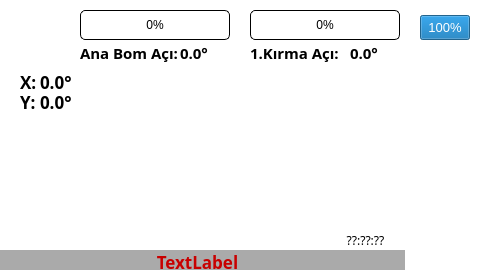
<?xml version="1.0" encoding="UTF-8"?>
<ui version="4.0">
 <class>tek_kirma</class>
 <widget class="QWidget" name="tek_kirma">
  <property name="geometry">
   <rect>
    <x>0</x>
    <y>0</y>
    <width>480</width>
    <height>272</height>
   </rect>
  </property>
  <property name="windowTitle">
   <string>Form</string>
  </property>
  <widget class="QLabel" name="Background">
   <property name="geometry">
    <rect>
     <x>0</x>
     <y>0</y>
     <width>480</width>
     <height>272</height>
    </rect>
   </property>
   <property name="styleSheet">
    <string notr="true">background:white;</string>
   </property>
   <property name="text">
    <string/>
   </property>
  </widget>
  <widget class="QLabel" name="tek_kirma_image">
   <property name="geometry">
    <rect>
     <x>60</x>
     <y>75</y>
     <width>320</width>
     <height>160</height>
    </rect>
   </property>
   <property name="styleSheet">
    <string notr="true">image: url(:/Images/tek_kirma.png);</string>
   </property>
   <property name="text">
    <string/>
   </property>
   <property name="alignment">
    <set>Qt::AlignCenter</set>
   </property>
  </widget>
  <widget class="QLabel" name="ArrowWinchUp_1">
   <property name="geometry">
    <rect>
     <x>370</x>
     <y>150</y>
     <width>30</width>
     <height>30</height>
    </rect>
   </property>
   <property name="text">
    <string/>
   </property>
   <property name="pixmap">
    <pixmap resource="images.qrc">:/Images/gri_yukari.png</pixmap>
   </property>
  </widget>
  <widget class="QLabel" name="ArrowWinchUp_0">
   <property name="geometry">
    <rect>
     <x>370</x>
     <y>150</y>
     <width>30</width>
     <height>30</height>
    </rect>
   </property>
   <property name="text">
    <string/>
   </property>
   <property name="pixmap">
    <pixmap resource="images.qrc">:/Images/yesil_yukari.png</pixmap>
   </property>
  </widget>
  <widget class="QLabel" name="ArrowWinchUp_2">
   <property name="geometry">
    <rect>
     <x>370</x>
     <y>150</y>
     <width>30</width>
     <height>30</height>
    </rect>
   </property>
   <property name="text">
    <string/>
   </property>
   <property name="pixmap">
    <pixmap resource="images.qrc">:/Images/kirmizi_yukari.png</pixmap>
   </property>
  </widget>
  <widget class="QLabel" name="ArrowWinchDown_1">
   <property name="geometry">
    <rect>
     <x>370</x>
     <y>190</y>
     <width>30</width>
     <height>30</height>
    </rect>
   </property>
   <property name="text">
    <string/>
   </property>
   <property name="pixmap">
    <pixmap resource="images.qrc">:/Images/gri_asagi.png</pixmap>
   </property>
  </widget>
  <widget class="QLabel" name="ArrowWinchDown_0">
   <property name="geometry">
    <rect>
     <x>370</x>
     <y>190</y>
     <width>30</width>
     <height>30</height>
    </rect>
   </property>
   <property name="text">
    <string/>
   </property>
   <property name="pixmap">
    <pixmap resource="images.qrc">:/Images/yesil_asagi.png</pixmap>
   </property>
  </widget>
  <widget class="QLabel" name="ArrowWinchDown_2">
   <property name="geometry">
    <rect>
     <x>370</x>
     <y>190</y>
     <width>30</width>
     <height>30</height>
    </rect>
   </property>
   <property name="text">
    <string/>
   </property>
   <property name="pixmap">
    <pixmap resource="images.qrc">:/Images/kirmizi_asagi.png</pixmap>
   </property>
  </widget>
  <widget class="QLabel" name="ArrowFirstBoomUp_1">
   <property name="geometry">
    <rect>
     <x>265</x>
     <y>160</y>
     <width>30</width>
     <height>30</height>
    </rect>
   </property>
   <property name="text">
    <string/>
   </property>
   <property name="pixmap">
    <pixmap resource="images.qrc">:/Images/gri_yukari.png</pixmap>
   </property>
  </widget>
  <widget class="QLabel" name="ArrowFirstBoomUp_0">
   <property name="geometry">
    <rect>
     <x>265</x>
     <y>160</y>
     <width>30</width>
     <height>30</height>
    </rect>
   </property>
   <property name="text">
    <string/>
   </property>
   <property name="pixmap">
    <pixmap resource="images.qrc">:/Images/yesil_yukari.png</pixmap>
   </property>
  </widget>
  <widget class="QLabel" name="ArrowFirstBoomUp_2">
   <property name="geometry">
    <rect>
     <x>265</x>
     <y>160</y>
     <width>30</width>
     <height>30</height>
    </rect>
   </property>
   <property name="text">
    <string/>
   </property>
   <property name="pixmap">
    <pixmap resource="images.qrc">:/Images/kirmizi_yukari.png</pixmap>
   </property>
  </widget>
  <widget class="QLabel" name="ArrowFirstBoomDown_1">
   <property name="geometry">
    <rect>
     <x>265</x>
     <y>200</y>
     <width>30</width>
     <height>30</height>
    </rect>
   </property>
   <property name="text">
    <string/>
   </property>
   <property name="pixmap">
    <pixmap resource="images.qrc">:/Images/gri_asagi.png</pixmap>
   </property>
  </widget>
  <widget class="QLabel" name="ArrowFirstBoomDown_0">
   <property name="geometry">
    <rect>
     <x>265</x>
     <y>200</y>
     <width>30</width>
     <height>30</height>
    </rect>
   </property>
   <property name="text">
    <string/>
   </property>
   <property name="pixmap">
    <pixmap resource="images.qrc">:/Images/yesil_asagi.png</pixmap>
   </property>
  </widget>
  <widget class="QLabel" name="ArrowFirstBoomDown_2">
   <property name="geometry">
    <rect>
     <x>265</x>
     <y>200</y>
     <width>30</width>
     <height>30</height>
    </rect>
   </property>
   <property name="text">
    <string/>
   </property>
   <property name="pixmap">
    <pixmap resource="images.qrc">:/Images/kirmizi_asagi.png</pixmap>
   </property>
  </widget>
  <widget class="QLabel" name="ArrowFirstTelescopeIn_1">
   <property name="geometry">
    <rect>
     <x>230</x>
     <y>180</y>
     <width>30</width>
     <height>30</height>
    </rect>
   </property>
   <property name="text">
    <string/>
   </property>
   <property name="pixmap">
    <pixmap resource="images.qrc">:/Images/gri_sol.png</pixmap>
   </property>
  </widget>
  <widget class="QLabel" name="ArrowFirstTelescopeIn_0">
   <property name="geometry">
    <rect>
     <x>230</x>
     <y>180</y>
     <width>30</width>
     <height>30</height>
    </rect>
   </property>
   <property name="text">
    <string/>
   </property>
   <property name="pixmap">
    <pixmap resource="images.qrc">:/Images/yesil_sol.png</pixmap>
   </property>
  </widget>
  <widget class="QLabel" name="ArrowFirstTelescopeIn_2">
   <property name="geometry">
    <rect>
     <x>230</x>
     <y>180</y>
     <width>30</width>
     <height>30</height>
    </rect>
   </property>
   <property name="text">
    <string/>
   </property>
   <property name="pixmap">
    <pixmap resource="images.qrc">:/Images/kirmizi_sol.png</pixmap>
   </property>
  </widget>
  <widget class="QLabel" name="ArrowFirstTelescopeOut_1">
   <property name="geometry">
    <rect>
     <x>300</x>
     <y>180</y>
     <width>30</width>
     <height>30</height>
    </rect>
   </property>
   <property name="text">
    <string/>
   </property>
   <property name="pixmap">
    <pixmap resource="images.qrc">:/Images/gri_sag.png</pixmap>
   </property>
  </widget>
  <widget class="QLabel" name="ArrowFirstTelescopeOut_0">
   <property name="geometry">
    <rect>
     <x>300</x>
     <y>180</y>
     <width>30</width>
     <height>30</height>
    </rect>
   </property>
   <property name="text">
    <string/>
   </property>
   <property name="pixmap">
    <pixmap resource="images.qrc">:/Images/yesil_sag.png</pixmap>
   </property>
  </widget>
  <widget class="QLabel" name="ArrowFirstTelescopeOut_2">
   <property name="geometry">
    <rect>
     <x>300</x>
     <y>180</y>
     <width>30</width>
     <height>30</height>
    </rect>
   </property>
   <property name="text">
    <string/>
   </property>
   <property name="pixmap">
    <pixmap resource="images.qrc">:/Images/kirmizi_sag.png</pixmap>
   </property>
  </widget>
  <widget class="QLabel" name="ArrowMainBoomUp_1">
   <property name="geometry">
    <rect>
     <x>30</x>
     <y>130</y>
     <width>30</width>
     <height>30</height>
    </rect>
   </property>
   <property name="text">
    <string/>
   </property>
   <property name="pixmap">
    <pixmap resource="images.qrc">:/Images/gri_yukari.png</pixmap>
   </property>
  </widget>
  <widget class="QLabel" name="ArrowMainBoomUp_0">
   <property name="geometry">
    <rect>
     <x>30</x>
     <y>130</y>
     <width>30</width>
     <height>30</height>
    </rect>
   </property>
   <property name="text">
    <string/>
   </property>
   <property name="pixmap">
    <pixmap resource="images.qrc">:/Images/yesil_yukari.png</pixmap>
   </property>
  </widget>
  <widget class="QLabel" name="ArrowMainBoomUp_2">
   <property name="geometry">
    <rect>
     <x>30</x>
     <y>130</y>
     <width>30</width>
     <height>30</height>
    </rect>
   </property>
   <property name="text">
    <string/>
   </property>
   <property name="pixmap">
    <pixmap resource="images.qrc">:/Images/kirmizi_yukari.png</pixmap>
   </property>
  </widget>
  <widget class="QLabel" name="ArrowMainBoomDown_1">
   <property name="geometry">
    <rect>
     <x>30</x>
     <y>170</y>
     <width>30</width>
     <height>30</height>
    </rect>
   </property>
   <property name="text">
    <string/>
   </property>
   <property name="pixmap">
    <pixmap resource="images.qrc">:/Images/gri_asagi.png</pixmap>
   </property>
  </widget>
  <widget class="QLabel" name="ArrowMainBoomDown_0">
   <property name="geometry">
    <rect>
     <x>30</x>
     <y>170</y>
     <width>30</width>
     <height>30</height>
    </rect>
   </property>
   <property name="text">
    <string/>
   </property>
   <property name="pixmap">
    <pixmap resource="images.qrc">:/Images/yesil_asagi.png</pixmap>
   </property>
  </widget>
  <widget class="QLabel" name="ArrowMainBoomDown_2">
   <property name="geometry">
    <rect>
     <x>30</x>
     <y>170</y>
     <width>30</width>
     <height>30</height>
    </rect>
   </property>
   <property name="text">
    <string/>
   </property>
   <property name="pixmap">
    <pixmap resource="images.qrc">:/Images/kirmizi_asagi.png</pixmap>
   </property>
  </widget>
  <widget class="QLabel" name="ArrowRotationLeft_1">
   <property name="geometry">
    <rect>
     <x>30</x>
     <y>198</y>
     <width>60</width>
     <height>60</height>
    </rect>
   </property>
   <property name="text">
    <string/>
   </property>
   <property name="pixmap">
    <pixmap resource="images.qrc">:/Images/yay_gri_sol.png</pixmap>
   </property>
  </widget>
  <widget class="QLabel" name="ArrowRotationLeft_0">
   <property name="geometry">
    <rect>
     <x>30</x>
     <y>198</y>
     <width>60</width>
     <height>60</height>
    </rect>
   </property>
   <property name="text">
    <string/>
   </property>
   <property name="pixmap">
    <pixmap resource="images.qrc">:/Images/yay_yesil_sol.png</pixmap>
   </property>
  </widget>
  <widget class="QLabel" name="ArrowRotationLeft_2">
   <property name="geometry">
    <rect>
     <x>30</x>
     <y>198</y>
     <width>60</width>
     <height>60</height>
    </rect>
   </property>
   <property name="text">
    <string/>
   </property>
   <property name="pixmap">
    <pixmap resource="images.qrc">:/Images/yay_kirmizi_sol.png</pixmap>
   </property>
  </widget>
  <widget class="QLabel" name="ArrowRotationRight_1">
   <property name="geometry">
    <rect>
     <x>160</x>
     <y>197</y>
     <width>60</width>
     <height>60</height>
    </rect>
   </property>
   <property name="text">
    <string/>
   </property>
   <property name="pixmap">
    <pixmap resource="images.qrc">:/Images/yay_gri_sag.png</pixmap>
   </property>
  </widget>
  <widget class="QLabel" name="ArrowRotationRight_0">
   <property name="geometry">
    <rect>
     <x>160</x>
     <y>197</y>
     <width>60</width>
     <height>60</height>
    </rect>
   </property>
   <property name="text">
    <string/>
   </property>
   <property name="pixmap">
    <pixmap resource="images.qrc">:/Images/yay_yesil_sag.png</pixmap>
   </property>
  </widget>
  <widget class="QLabel" name="ArrowRotationRight_2">
   <property name="geometry">
    <rect>
     <x>160</x>
     <y>197</y>
     <width>60</width>
     <height>60</height>
    </rect>
   </property>
   <property name="text">
    <string/>
   </property>
   <property name="pixmap">
    <pixmap resource="images.qrc">:/Images/yay_kirmizi_sag.png</pixmap>
   </property>
  </widget>
  <widget class="QProgressBar" name="P1BarGraph">
   <property name="geometry">
    <rect>
     <x>80</x>
     <y>10</y>
     <width>150</width>
     <height>30</height>
    </rect>
   </property>
   <property name="styleSheet">
    <string notr="true">QProgressBar{
border: 1px solid black;
border-radius: 5px;
padding: 1px;
}

QProgressBar::chunk{
background-color:qlineargradient(spread:pad,x1:0,y1:0,x2:0,y2:1,stop:0.334928 rgba(152,255,151,255), stop:0.47619 rgba(0,255,0,255), stop: 0.82381 rgba(0,197,0,255));
border-radius: 5px;
}
</string>
   </property>
   <property name="value">
    <number>0</number>
   </property>
   <property name="alignment">
    <set>Qt::AlignCenter</set>
   </property>
  </widget>
  <widget class="QProgressBar" name="P2BarGraph">
   <property name="geometry">
    <rect>
     <x>250</x>
     <y>10</y>
     <width>150</width>
     <height>30</height>
    </rect>
   </property>
   <property name="styleSheet">
    <string notr="true">QProgressBar{
border: 1px solid black;
border-radius: 5px;
padding: 1px;
}

QProgressBar::chunk{
background-color:qlineargradient(spread:pad,x1:0,y1:0,x2:0,y2:1,stop:0.334928 rgba(152,255,151,255), stop:0.47619 rgba(0,255,0,255), stop: 0.82381 rgba(0,197,0,255));
border-radius: 5px;
}
</string>
   </property>
   <property name="maximum">
    <number>100</number>
   </property>
   <property name="value">
    <number>0</number>
   </property>
   <property name="alignment">
    <set>Qt::AlignCenter</set>
   </property>
  </widget>
  <widget class="QLabel" name="Acikirma1">
   <property name="geometry">
    <rect>
     <x>250</x>
     <y>42</y>
     <width>101</width>
     <height>21</height>
    </rect>
   </property>
   <property name="font">
    <font>
     <family>Ubuntu Mono</family>
     <pointsize>11</pointsize>
     <weight>75</weight>
     <bold>true</bold>
    </font>
   </property>
   <property name="text">
    <string>&lt;html&gt;&lt;head/&gt;&lt;body&gt;&lt;p&gt;&lt;span style=&quot; color:#000000;&quot;&gt;1.Kırma Açı:&lt;/span&gt;&lt;/p&gt;&lt;/body&gt;&lt;/html&gt;</string>
   </property>
  </widget>
  <widget class="QLabel" name="Acikirma1_deger">
   <property name="geometry">
    <rect>
     <x>350</x>
     <y>42</y>
     <width>61</width>
     <height>21</height>
    </rect>
   </property>
   <property name="font">
    <font>
     <family>Ubuntu Mono</family>
     <pointsize>11</pointsize>
     <weight>75</weight>
     <bold>true</bold>
    </font>
   </property>
   <property name="text">
    <string>&lt;html&gt;&lt;head/&gt;&lt;body&gt;&lt;p&gt;&lt;span style=&quot; color:#000000;&quot;&gt;0.0°&lt;/span&gt;&lt;/p&gt;&lt;/body&gt;&lt;/html&gt;</string>
   </property>
  </widget>
  <widget class="QLabel" name="P2Bar">
   <property name="geometry">
    <rect>
     <x>180</x>
     <y>250</y>
     <width>41</width>
     <height>21</height>
    </rect>
   </property>
   <property name="font">
    <font>
     <family>Ubuntu Mono</family>
     <pointsize>13</pointsize>
     <weight>75</weight>
     <bold>true</bold>
    </font>
   </property>
   <property name="text">
    <string>&lt;html&gt;&lt;head/&gt;&lt;body&gt;&lt;p&gt;&lt;span style=&quot; color:#000000;&quot;&gt;P2:&lt;/span&gt;&lt;/p&gt;&lt;/body&gt;&lt;/html&gt;</string>
   </property>
  </widget>
  <widget class="QLabel" name="P2BarDeger">
   <property name="geometry">
    <rect>
     <x>210</x>
     <y>250</y>
     <width>81</width>
     <height>21</height>
    </rect>
   </property>
   <property name="font">
    <font>
     <family>Ubuntu Mono</family>
     <pointsize>13</pointsize>
     <weight>50</weight>
     <bold>false</bold>
    </font>
   </property>
   <property name="text">
    <string>&lt;html&gt;&lt;head/&gt;&lt;body&gt;&lt;p&gt;&lt;span style=&quot; color:#000000;&quot;&gt;0 Bar&lt;/span&gt;&lt;/p&gt;&lt;/body&gt;&lt;/html&gt;</string>
   </property>
  </widget>
  <widget class="QLabel" name="P1BarDeger">
   <property name="geometry">
    <rect>
     <x>60</x>
     <y>250</y>
     <width>81</width>
     <height>21</height>
    </rect>
   </property>
   <property name="font">
    <font>
     <family>Ubuntu Mono</family>
     <pointsize>13</pointsize>
     <weight>50</weight>
     <bold>false</bold>
    </font>
   </property>
   <property name="text">
    <string>&lt;html&gt;&lt;head/&gt;&lt;body&gt;&lt;p&gt;&lt;span style=&quot; color:#000000;&quot;&gt;0 Bar&lt;/span&gt;&lt;/p&gt;&lt;/body&gt;&lt;/html&gt;</string>
   </property>
  </widget>
  <widget class="QLabel" name="P1Bar">
   <property name="geometry">
    <rect>
     <x>30</x>
     <y>250</y>
     <width>41</width>
     <height>21</height>
    </rect>
   </property>
   <property name="font">
    <font>
     <family>Ubuntu Mono</family>
     <pointsize>13</pointsize>
     <weight>75</weight>
     <bold>true</bold>
    </font>
   </property>
   <property name="text">
    <string>&lt;html&gt;&lt;head/&gt;&lt;body&gt;&lt;p&gt;&lt;span style=&quot; color:#000000;&quot;&gt;P1:&lt;/span&gt;&lt;/p&gt;&lt;/body&gt;&lt;/html&gt;</string>
   </property>
  </widget>
  <widget class="QLabel" name="mesaj">
   <property name="geometry">
    <rect>
     <x>-10</x>
     <y>250</y>
     <width>415</width>
     <height>20</height>
    </rect>
   </property>
   <property name="font">
    <font>
     <family>Ubuntu Mono</family>
     <pointsize>13</pointsize>
     <weight>75</weight>
     <bold>true</bold>
    </font>
   </property>
   <property name="styleSheet">
    <string notr="true">background-color: rgb(170, 170, 170);</string>
   </property>
   <property name="text">
    <string>&lt;html&gt;&lt;head/&gt;&lt;body&gt;&lt;p&gt;&lt;span style=&quot; color:#c80000;&quot;&gt;TextLabel&lt;/span&gt;&lt;/p&gt;&lt;/body&gt;&lt;/html&gt;</string>
   </property>
   <property name="alignment">
    <set>Qt::AlignCenter</set>
   </property>
  </widget>
  <widget class="QLabel" name="l_SSID">
   <property name="geometry">
    <rect>
     <x>240</x>
     <y>67</y>
     <width>161</width>
     <height>20</height>
    </rect>
   </property>
   <property name="font">
    <font>
     <family>DejaVu Sans Mono</family>
     <weight>75</weight>
     <bold>true</bold>
    </font>
   </property>
   <property name="text">
    <string/>
   </property>
   <property name="alignment">
    <set>Qt::AlignCenter</set>
   </property>
  </widget>
  <widget class="QLabel" name="label">
   <property name="geometry">
    <rect>
     <x>380</x>
     <y>70</y>
     <width>91</width>
     <height>61</height>
    </rect>
   </property>
   <property name="styleSheet">
    <string notr="true">image: url(:/Images/DEVSAN_logo_120x60.png);</string>
   </property>
   <property name="text">
    <string/>
   </property>
  </widget>
  <widget class="QLabel" name="Bypass_1">
   <property name="geometry">
    <rect>
     <x>412</x>
     <y>204</y>
     <width>68</width>
     <height>68</height>
    </rect>
   </property>
   <property name="text">
    <string/>
   </property>
   <property name="pixmap">
    <pixmap resource="images.qrc">:/Images/Bypass_Yesil.png</pixmap>
   </property>
  </widget>
  <widget class="QLabel" name="Bypass_0">
   <property name="geometry">
    <rect>
     <x>412</x>
     <y>204</y>
     <width>68</width>
     <height>68</height>
    </rect>
   </property>
   <property name="text">
    <string/>
   </property>
   <property name="pixmap">
    <pixmap resource="images.qrc">:/Images/Bypass_Kirmizi.png</pixmap>
   </property>
  </widget>
  <widget class="QLabel" name="MainboomAciValue">
   <property name="geometry">
    <rect>
     <x>180</x>
     <y>42</y>
     <width>61</width>
     <height>21</height>
    </rect>
   </property>
   <property name="font">
    <font>
     <family>Ubuntu Mono</family>
     <pointsize>11</pointsize>
     <weight>75</weight>
     <bold>true</bold>
    </font>
   </property>
   <property name="styleSheet">
    <string notr="true"/>
   </property>
   <property name="text">
    <string>&lt;html&gt;&lt;head/&gt;&lt;body&gt;&lt;p&gt;&lt;span style=&quot; color:#000000;&quot;&gt;0.0°&lt;/span&gt;&lt;/p&gt;&lt;/body&gt;&lt;/html&gt;</string>
   </property>
  </widget>
  <widget class="QLabel" name="MainBoomAci">
   <property name="geometry">
    <rect>
     <x>80</x>
     <y>42</y>
     <width>101</width>
     <height>21</height>
    </rect>
   </property>
   <property name="font">
    <font>
     <family>Ubuntu Mono</family>
     <pointsize>11</pointsize>
     <weight>75</weight>
     <bold>true</bold>
    </font>
   </property>
   <property name="text">
    <string>&lt;html&gt;&lt;head/&gt;&lt;body&gt;&lt;p&gt;&lt;span style=&quot; color:#000000;&quot;&gt;Ana Bom Açı:&lt;/span&gt;&lt;/p&gt;&lt;/body&gt;&lt;/html&gt;</string>
   </property>
  </widget>
  <widget class="QLabel" name="label_2">
   <property name="geometry">
    <rect>
     <x>3</x>
     <y>0</y>
     <width>61</width>
     <height>61</height>
    </rect>
   </property>
   <property name="styleSheet">
    <string notr="true"/>
   </property>
   <property name="text">
    <string/>
   </property>
   <property name="pixmap">
    <pixmap resource="images.qrc">:/Images/video_camera.png</pixmap>
   </property>
  </widget>
  <widget class="QProgressBar" name="progressBarBatarya">
   <property name="geometry">
    <rect>
     <x>420</x>
     <y>15</y>
     <width>50</width>
     <height>25</height>
    </rect>
   </property>
   <property name="font">
    <font>
     <pointsize>10</pointsize>
    </font>
   </property>
   <property name="value">
    <number>100</number>
   </property>
  </widget>
  <widget class="QLabel" name="AyarlarPage">
   <property name="geometry">
    <rect>
     <x>420</x>
     <y>150</y>
     <width>54</width>
     <height>54</height>
    </rect>
   </property>
   <property name="font">
    <font>
     <weight>75</weight>
     <bold>true</bold>
    </font>
   </property>
   <property name="styleSheet">
    <string notr="true">background-image: url(:/Images/settings_icon.png);</string>
   </property>
   <property name="text">
    <string/>
   </property>
   <property name="alignment">
    <set>Qt::AlignCenter</set>
   </property>
   <property name="wordWrap">
    <bool>true</bool>
   </property>
  </widget>
  <widget class="QLabel" name="labelSaat">
   <property name="geometry">
    <rect>
     <x>320</x>
     <y>230</y>
     <width>91</width>
     <height>21</height>
    </rect>
   </property>
   <property name="font">
    <font>
     <family>Ubuntu Mono</family>
    </font>
   </property>
   <property name="styleSheet">
    <string notr="true">color:black;</string>
   </property>
   <property name="text">
    <string>??:??:??</string>
   </property>
   <property name="alignment">
    <set>Qt::AlignCenter</set>
   </property>
  </widget>
  <widget class="QLabel" name="labelTarih">
   <property name="geometry">
    <rect>
     <x>320</x>
     <y>250</y>
     <width>91</width>
     <height>21</height>
    </rect>
   </property>
   <property name="font">
    <font>
     <family>Ubuntu Mono</family>
    </font>
   </property>
   <property name="styleSheet">
    <string notr="true">color:black;</string>
   </property>
   <property name="text">
    <string>??.??.??</string>
   </property>
   <property name="alignment">
    <set>Qt::AlignCenter</set>
   </property>
  </widget>
  <widget class="QLabel" name="x_ui">
   <property name="geometry">
    <rect>
     <x>20</x>
     <y>70</y>
     <width>31</width>
     <height>20</height>
    </rect>
   </property>
   <property name="font">
    <font>
     <family>Ubuntu Mono</family>
     <pointsize>13</pointsize>
     <weight>75</weight>
     <bold>true</bold>
    </font>
   </property>
   <property name="text">
    <string>&lt;html&gt;&lt;head/&gt;&lt;body&gt;&lt;p&gt;&lt;span style=&quot; color:#000000;&quot;&gt;X:&lt;/span&gt;&lt;/p&gt;&lt;/body&gt;&lt;/html&gt;</string>
   </property>
  </widget>
  <widget class="QLabel" name="y_ui">
   <property name="geometry">
    <rect>
     <x>20</x>
     <y>90</y>
     <width>31</width>
     <height>20</height>
    </rect>
   </property>
   <property name="font">
    <font>
     <family>Ubuntu Mono</family>
     <pointsize>13</pointsize>
     <weight>75</weight>
     <bold>true</bold>
    </font>
   </property>
   <property name="text">
    <string>&lt;html&gt;&lt;head/&gt;&lt;body&gt;&lt;p&gt;&lt;span style=&quot; color:#000000;&quot;&gt;Y:&lt;/span&gt;&lt;/p&gt;&lt;/body&gt;&lt;/html&gt;</string>
   </property>
  </widget>
  <widget class="QLabel" name="X_Value">
   <property name="geometry">
    <rect>
     <x>40</x>
     <y>70</y>
     <width>51</width>
     <height>20</height>
    </rect>
   </property>
   <property name="font">
    <font>
     <family>Ubuntu Mono</family>
     <pointsize>13</pointsize>
     <weight>75</weight>
     <bold>true</bold>
    </font>
   </property>
   <property name="styleSheet">
    <string notr="true"/>
   </property>
   <property name="text">
    <string>&lt;html&gt;&lt;head/&gt;&lt;body&gt;&lt;p&gt;&lt;span style=&quot; color:#000000;&quot;&gt;0.0°&lt;/span&gt;&lt;/p&gt;&lt;/body&gt;&lt;/html&gt;</string>
   </property>
  </widget>
  <widget class="QLabel" name="Y_Value">
   <property name="geometry">
    <rect>
     <x>40</x>
     <y>90</y>
     <width>51</width>
     <height>20</height>
    </rect>
   </property>
   <property name="font">
    <font>
     <family>Ubuntu Mono</family>
     <pointsize>13</pointsize>
     <weight>75</weight>
     <bold>true</bold>
    </font>
   </property>
   <property name="styleSheet">
    <string notr="true"/>
   </property>
   <property name="text">
    <string>&lt;html&gt;&lt;head/&gt;&lt;body&gt;&lt;p&gt;&lt;span style=&quot; color:#000000;&quot;&gt;0.0°&lt;/span&gt;&lt;/p&gt;&lt;/body&gt;&lt;/html&gt;</string>
   </property>
  </widget>
  <zorder>Background</zorder>
  <zorder>tek_kirma_image</zorder>
  <zorder>ArrowWinchUp_1</zorder>
  <zorder>ArrowWinchUp_0</zorder>
  <zorder>ArrowWinchUp_2</zorder>
  <zorder>ArrowWinchDown_1</zorder>
  <zorder>ArrowWinchDown_0</zorder>
  <zorder>ArrowWinchDown_2</zorder>
  <zorder>ArrowFirstBoomUp_1</zorder>
  <zorder>ArrowFirstBoomUp_0</zorder>
  <zorder>ArrowFirstBoomUp_2</zorder>
  <zorder>ArrowFirstBoomDown_1</zorder>
  <zorder>ArrowFirstBoomDown_0</zorder>
  <zorder>ArrowFirstBoomDown_2</zorder>
  <zorder>ArrowFirstTelescopeIn_1</zorder>
  <zorder>ArrowFirstTelescopeIn_0</zorder>
  <zorder>ArrowFirstTelescopeIn_2</zorder>
  <zorder>ArrowFirstTelescopeOut_1</zorder>
  <zorder>ArrowFirstTelescopeOut_0</zorder>
  <zorder>ArrowFirstTelescopeOut_2</zorder>
  <zorder>ArrowMainBoomUp_1</zorder>
  <zorder>ArrowMainBoomUp_0</zorder>
  <zorder>ArrowMainBoomUp_2</zorder>
  <zorder>ArrowMainBoomDown_1</zorder>
  <zorder>ArrowMainBoomDown_0</zorder>
  <zorder>ArrowMainBoomDown_2</zorder>
  <zorder>ArrowRotationLeft_1</zorder>
  <zorder>ArrowRotationLeft_0</zorder>
  <zorder>ArrowRotationLeft_2</zorder>
  <zorder>ArrowRotationRight_1</zorder>
  <zorder>ArrowRotationRight_0</zorder>
  <zorder>ArrowRotationRight_2</zorder>
  <zorder>P1BarGraph</zorder>
  <zorder>P2BarGraph</zorder>
  <zorder>Acikirma1</zorder>
  <zorder>Acikirma1_deger</zorder>
  <zorder>P2Bar</zorder>
  <zorder>P2BarDeger</zorder>
  <zorder>P1BarDeger</zorder>
  <zorder>P1Bar</zorder>
  <zorder>l_SSID</zorder>
  <zorder>label</zorder>
  <zorder>Bypass_1</zorder>
  <zorder>Bypass_0</zorder>
  <zorder>MainboomAciValue</zorder>
  <zorder>MainBoomAci</zorder>
  <zorder>label_2</zorder>
  <zorder>progressBarBatarya</zorder>
  <zorder>AyarlarPage</zorder>
  <zorder>labelSaat</zorder>
  <zorder>labelTarih</zorder>
  <zorder>mesaj</zorder>
  <zorder>x_ui</zorder>
  <zorder>y_ui</zorder>
  <zorder>X_Value</zorder>
  <zorder>Y_Value</zorder>
 </widget>
 <resources>
  <include location="images.qrc"/>
 </resources>
 <connections/>
</ui>
